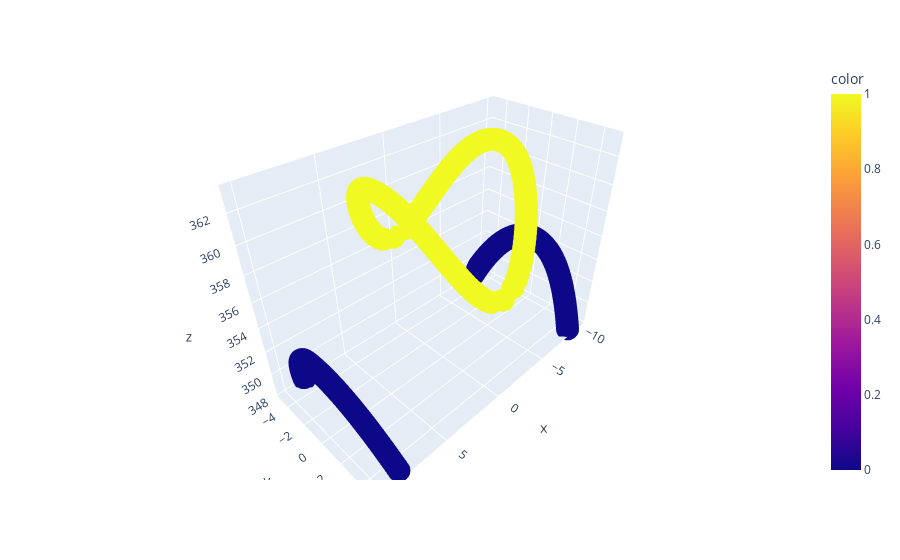

The cell this chart's notebook holds for it:
### Markdown cell above
<b> Dataset visualization after applying Laplacian kernel <b>

### Code cell
fig = px.scatter_3d(x=X[:, 0], y=X[:, 1], z=K_laplace.sum(1),
              color=y)
fig.show()

### Figure 1 — Plotly figure (JSON) as saved in the notebook; plotly's stock layout.template omitted (floating-point values rounded to 4 significant figures; data arrays with more than 128 entries replaced by an {"elided": "..."} marker saying what was removed)
{"data": [{"hovertemplate": "x=%{x}<br>y=%{y}<br>z=%{z}<br>color=%{marker.color}<extra></extra>", "legendgroup": "", "marker": {"color": {"elided": "400 int values"}, "coloraxis": "coloraxis", "symbol": "circle"}, "mode": "markers", "name": "", "scene": "scene", "showlegend": false, "type": "scatter3d", "x": {"elided": "400 float values"}, "y": {"elided": "400 float values"}, "z": {"elided": "400 float values"}}], "layout": {"coloraxis": {"colorbar": {"title": {"text": "color"}}, "colorscale": [[0, "#0d0887"], [0.1111, "#46039f"], [0.2222, "#7201a8"], [0.3333, "#9c179e"], [0.4444, "#bd3786"], [0.5556, "#d8576b"], [0.6667, "#ed7953"], [0.7778, "#fb9f3a"], [0.8889, "#fdca26"], [1, "#f0f921"]]}, "legend": {"tracegroupgap": 0}, "margin": {"t": 60}, "scene": {"domain": {"x": [0, 1], "y": [0, 1]}, "xaxis": {"title": {"text": "x"}}, "yaxis": {"title": {"text": "y"}}, "zaxis": {"title": {"text": "z"}}}}}
